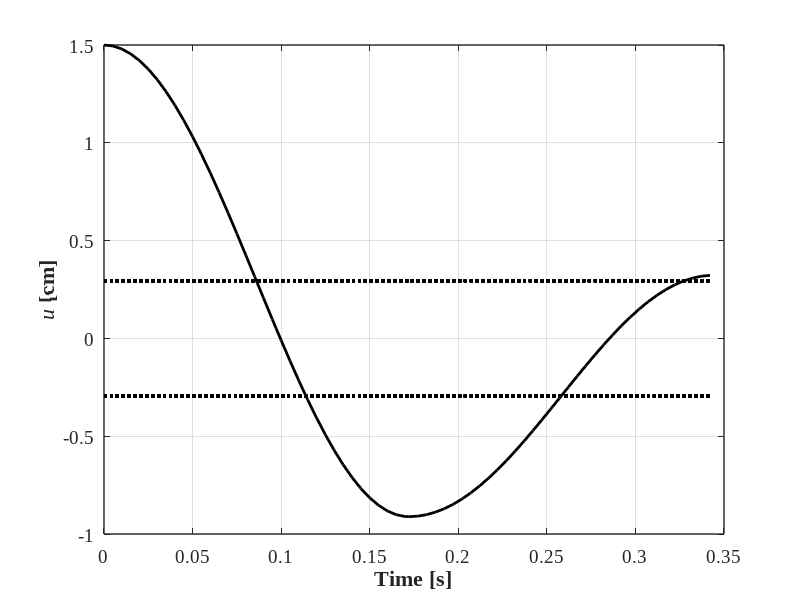

Recreate this plot in MATLAB.
%% Structural Dynamics and Vibration Control(M. Azimi et al.)
%% Example 2-16: Plot The Response of A SDOF with Coulomb Damping-1

clear; close all; clc;
%% Parameters
m      = 600;       % Mass
k      = 200000;    % Stiffness
mus    = 0.15;      % Static Friction Coefficient
muk    = 0.10;      % Kinetic Friction Coefficient
x0     = 1.5;       % Initial Displacement
t0     = 0;
deltat = 0.005;     % Time Increment
wn     = sqrt(k/m); % Natural Frequency
fd     = 100*muk*m*9.81/k;
N      = ceil(0.5*((x0-(1+mus/muk)*fd)/fd+1)); % Half cycles
t      = []; 
u      = [];
%%
if N>0
    for n = 1:N
        t1 = [t0:deltat:t0+pi/wn];
        x1 = (x0-(2*n-1)*fd)*cos(wn*t1)+fd*(-1)^(n+1);
        t  = [t t1];
        u  = [u x1];
        t0 = t0+pi/wn;
    end
end
%% Plot
figure(1);  set(figure(1), 'Position', [200   100   883   300])
            hold on; grid on; box on;

            plot(t,u,'-k','LineWidth',2);
              plot(t,fd*ones(length(t)),':k','LineWidth',2);
              plot(t,-fd*ones(length(t)),':k','LineWidth',2);

            set(gca, 'LineWidth',1, 'FontWeight','normal', 'FontName','Times New Roman', 'FontSize',14)               
            xlabel('Time [s]', 'fontsize',16, 'fontname','Times New Roman','FontWeight','Bold')
            ylabel('{\it{u}} [cm]', 'fontsize',16, 'fontname','Times New Roman','FontWeight','Bold')

%% Print 
print('EX_2_16','-dpng')